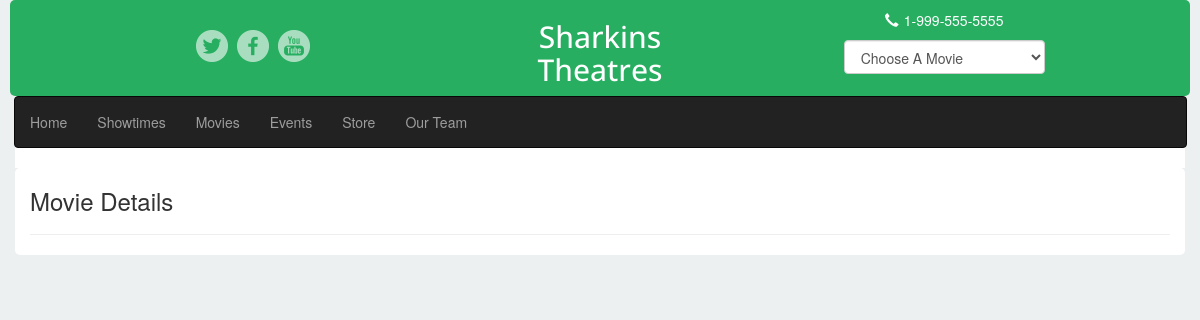
The page /movies on the database as committed earlier.
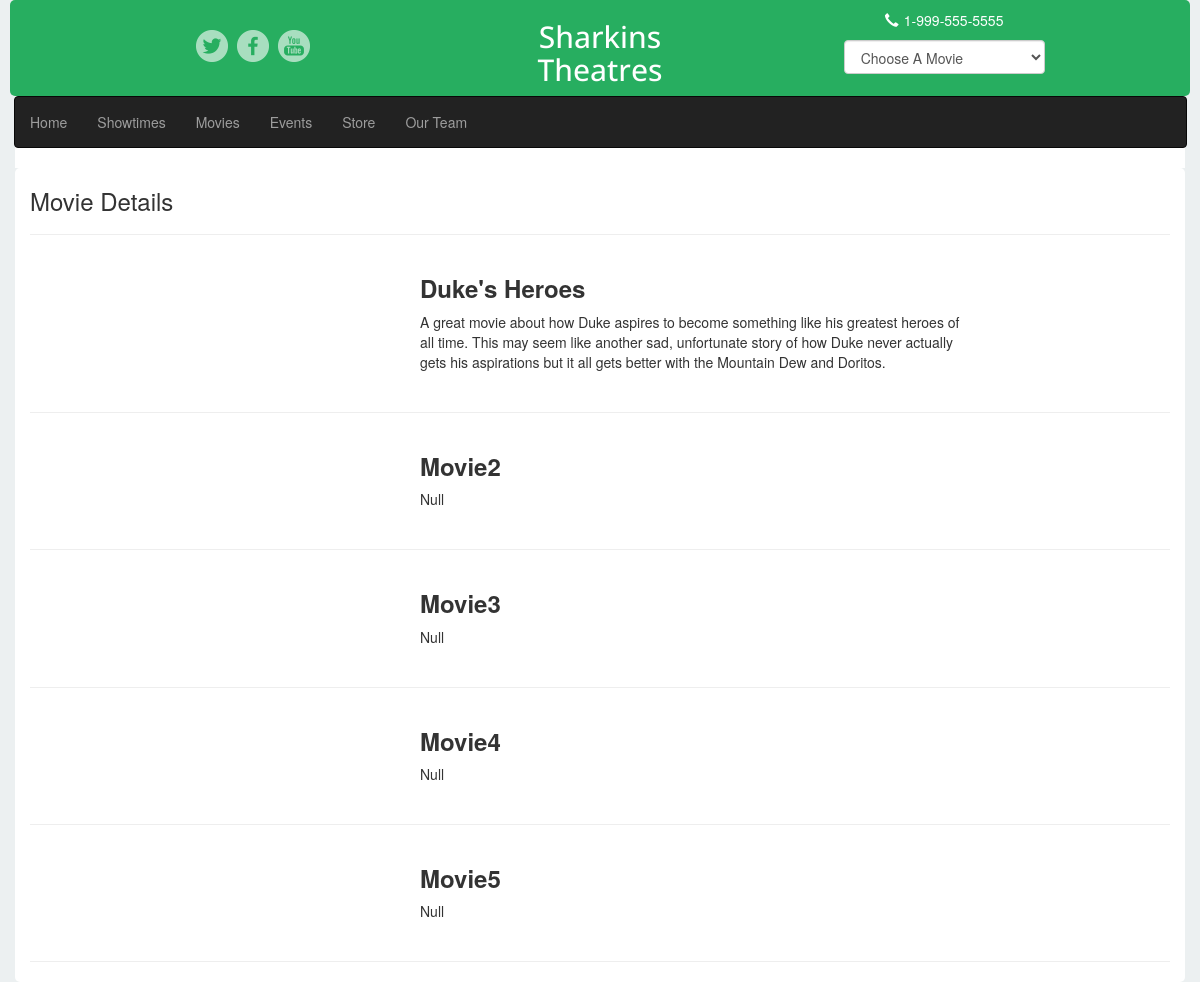
The same page on the database as committed later.
### theater_project/models.py (models this page shows)
class Info(models.Model):
    title = models.CharField(max_length = 200)
    description = models.CharField(max_length = 400)
    rating = models.CharField(max_length = 400)
    thumbnail = models.CharField(max_length = 400)
    duration = models.CharField(max_length = 400)

### views.py (the view)
# urls.py: url(r'^movies', movies),
def movies(request):
    return render(request,'movies.html', {'all_movies': Info.objects.all()})

### templates/movies.html (shortened to what this page needs)
{% extends "base.html" %}
{% block content %}
    <div class="container" style="background:white; border-radius:5px;">
        <h3>Movie Details</h3>
        <hr/>
        {% for movie in all_movies %}
        <div class="row" style="margin-bottom:30px;">
            <div class="col-xs-4">
            </div>
            <div class="col-xs-6">
                <h3 style="font-weight:800;">{{ movie.title }}</h3>
                <p>{{movie.description  }}</p>
            </div>
        </div>
        <hr/>
        {% endfor %}
    </div>
{% endblock %}

Rows that differ between the two databases and show on the page:
added Info: title "Duke's Heroes", description "A great movie about how Duke aspires to become something like his greatest heroes of all time. This may seem like another sad, unfortunate story of how Duke never actually gets his aspirations but it all gets better with the Mountain Dew and Doritos."
added Info: title "Movie2", description "Null"
added Info: title "Movie3", description "Null"
added Info: title "Movie4", description "Null"
added Info: title "Movie5", description "Null"
